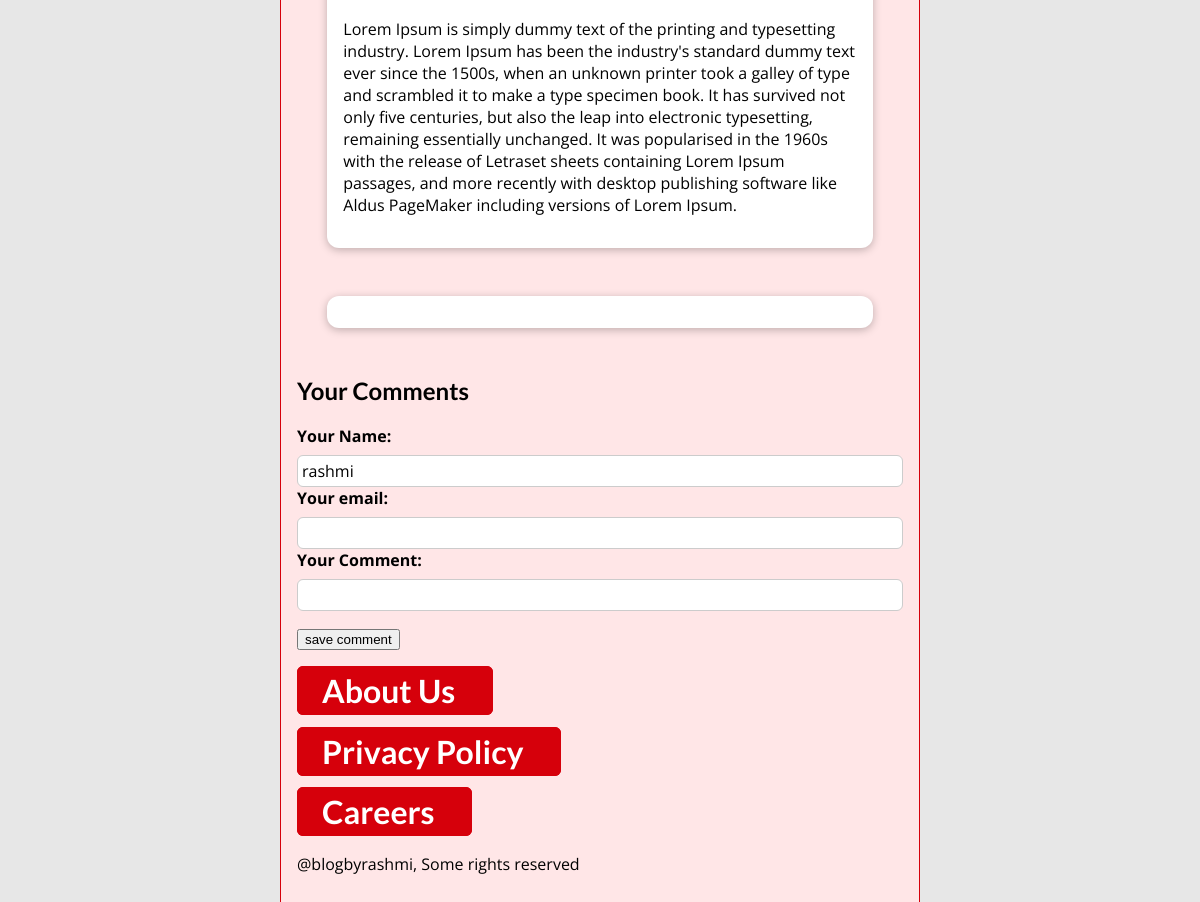
Before: /posts/travel-around-the-world (lower part) with the older database file.
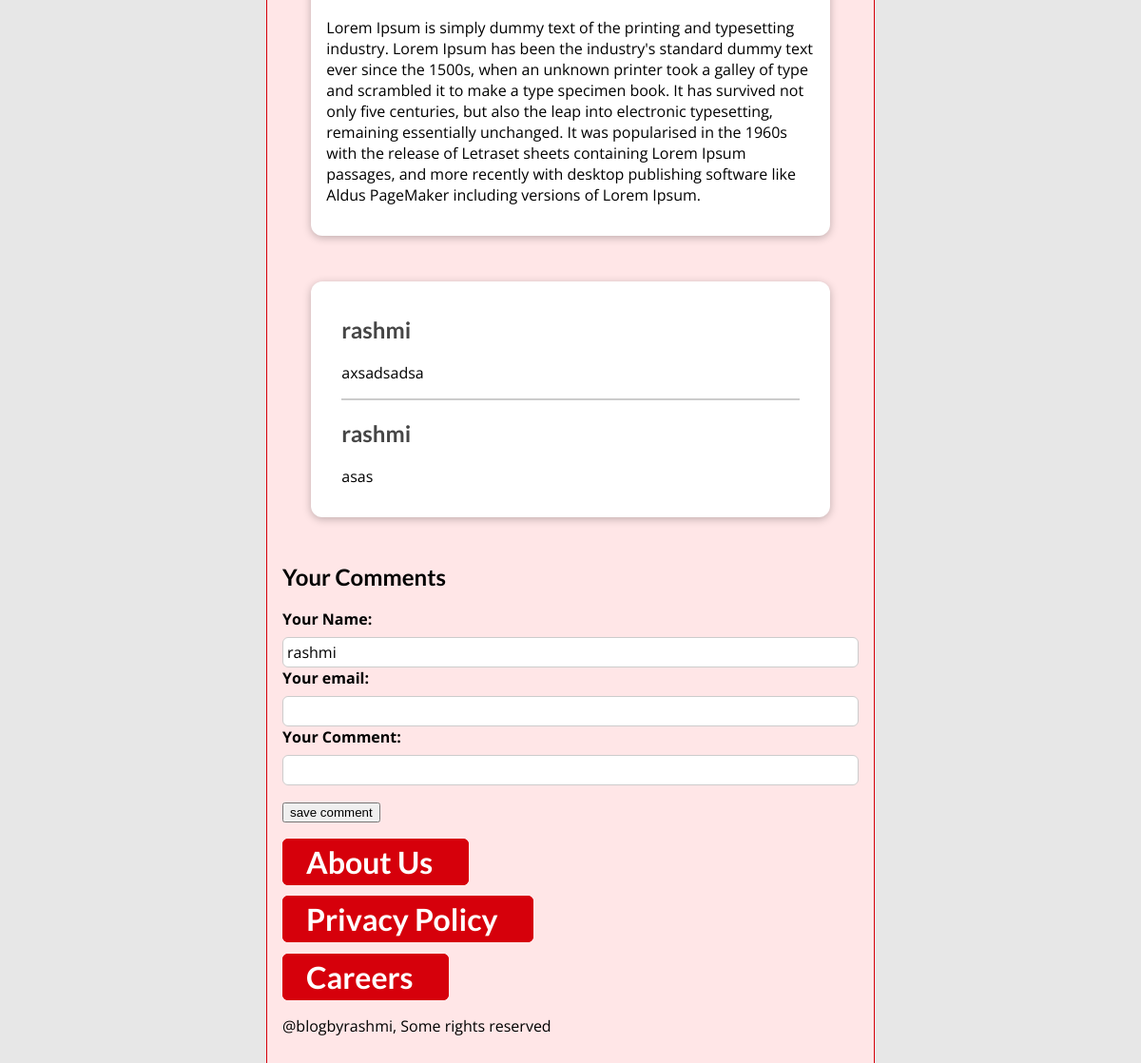
After: the same page with the newer database file.
### blog/models.py (models this page shows, shortened)
class Post(models.Model):
    title = models.CharField(max_length=100,default="notitle")
    summary = models.CharField(max_length=100,null=True)
    image = models.CharField(max_length=100,null=True)
    date = models.DateTimeField(auto_now=True)
    slug = models.SlugField(db_index=True, unique=True)  # coz we are searching by slug to enhance the search
    content = models.TextField(validators=[MinLengthValidator(5)],default="lorem50")
    author = models.ForeignKey(Author, on_delete=models.SET_NULL, null=True, related_name='posts')
    tags = models.ManyToManyField(Tag)

class Comment(models.Model):
    user_name = models.CharField(max_length=50,default="rashmi")
    user_email = models.CharField(max_length=50,null=True)
    text = models.CharField(max_length=500,null=True)
    post = models.ForeignKey(Post, on_delete=models.CASCADE,related_name="comments")#to access all comments in post.

### blog/views.py (the view, shortened to what this page needs)
# urls.py: path("posts/<slug:slug>", views.PostsDetailView.as_view(), name="selected-post"),
class PostsDetailView(View):
    def is_read_later(self, request, post_id):
        stored_post_ids = request.session.get("stored_posts")
        if stored_post_ids is not None:
            return post_id in stored_post_ids
        return False
    def get(self, request, slug):
        post = Post.objects.get(slug=slug)
        comment_form = CommentForm()
        print(self.is_read_later(request, post.id))
        return render(request, "blog/post_detail.html",
                      {"post": post, "post_tags": post.tags.all(), "comments": post.comments.all().order_by("-id"), "comment_form": comment_form,
                          "is_read_for_later": self.is_read_later(request, post.id)})

### blog/forms.py
class CommentForm(forms.ModelForm):
    class Meta:
        model = Comment
        exclude = ["post"]
        labels = {
            "user_name": "Your Name",
            "user_email": "Your email",
            "text": "Your Comment",
        }
        error_messages = {
            "user_name": {
                "required": "Please enter a name",
                "max_length": "Please enter a shorter name"
            }
        }

### blog/models.py (called while the page is built)
    def __str__(self):
        return "{} {}".format(self.first_name,self.last_name)

### blog/templates/blog/post_detail.html (shortened to what this page needs)
{% extends 'base.html' %}
{% load static %}
{% block css_files %}
<link rel="stylesheet" href="{% static 'blog/post_detail.css' %}" />
{% endblock %}
{% block content %}
<div id ="alert">
<main>
    {{ post.content|linebreaks }}
</main>
<section id ="comments">
    <ul>
    {% for comment in comments %}
    <li>
        <h2>{{ comment.user_name }}</h2>
        <p>{{ comment.text|linebreaks }}</p>
    </li>
    {% endfor %}
    </ul>
</section>
<section id="comments-form">
    <h2>Your Comments</h2>
    <form method = "POST" action="{% url 'selected-post' post.slug %}">
        {% for fields in comment_form %}
        <div class="form-control{% if fields.errors %}invalid{% endif%}">
            {{ fields.label_tag }}
            {{ fields }}
        {% endfor %}
        </div>
        <button>save comment</button>
    </form>
</section>
{% endblock %}

### templates/base.html (shortened to what this page needs)
{% load static %}
<!DOCTYPE html>
<html lang="en">
<head>
    <link rel="stylesheet" href="{% static 'app.css' %}"/>
    {% block css_files %}{% endblock css_files %}
</head>
<body>
{% block content %}
{% endblock content %}
<footer id="footer">
    <h1><a href=
                   "{% url 'about' %}">About Us &nbsp;</a></h1>
    <h1><a href=
                   "{% url 'policy' %}">Privacy Policy &nbsp;</a></h1>
    <h1><a href=
                   "{% url 'carrers' %}">Careers &nbsp; </a></h1>
<p>@blogbyrashmi, Some rights reserved</p>
        </footer>
</body>
</html>

### static/app.css (style rules this page uses)
* { box-sizing: border-box; }
html { font-family: 'Open Sans', 'Lato', sans-serif; }
body { margin: 0; }
h1, h2, h3 { font-family: 'Lato', sans-serif; font-weight: bold; }

### blog/static/blog/post_detail.css (style rules this page uses)
body { background-color: #e7e7e7; }
main { width: 90%; max-width: 90rem; margin: 3rem auto; background-color: white; padding: 1rem; border-radius: 12px; box-shadow: 0 2px 8px rgba(0, 0, 0, 0.25); }
.form-control { margin-bottom: 1rem; }
.form-control label { font-weight: bold; margin-bottom: 0.5rem; display: block; }
.form-control input, .form-control textarea { display: block; width: 100%; font: inherit; padding: 0.25rem; border-radius: 6px; border: 1px solid #ccc; }
#alert { margin: 8rem auto 3rem auto; border: 1px solid #d6000b; background-color: #ffe6e7; padding: 1rem; width: 90%; max-width: 40rem; }
#alert a { text-decoration: none; border: 1px solid #d6000b; background-color: #d6000b; color: white; padding: 0.25rem 1.5rem; border-radius: 6px; }
#comments { margin: 3rem auto; width: 90%; max-width: 60rem; border-radius: 12px; background-color: white; box-shadow: 0 2px 8px rgba(0, 0, 0, 0.25); padding: 1rem 2rem; }
#comments ul { list-style: none; margin: 0; padding: 0; }
#comments li { margin-bottom: 1rem; border-bottom: 2px solid #ccc; }
#comments li:last-of-type { border-bottom: none; }
#comments h2 { color: #464646; }

Changed rows visible on the page:
added Comment: user_name "rashmi", text "axsadsadsa"
added Comment: user_name "rashmi", text "asas"
